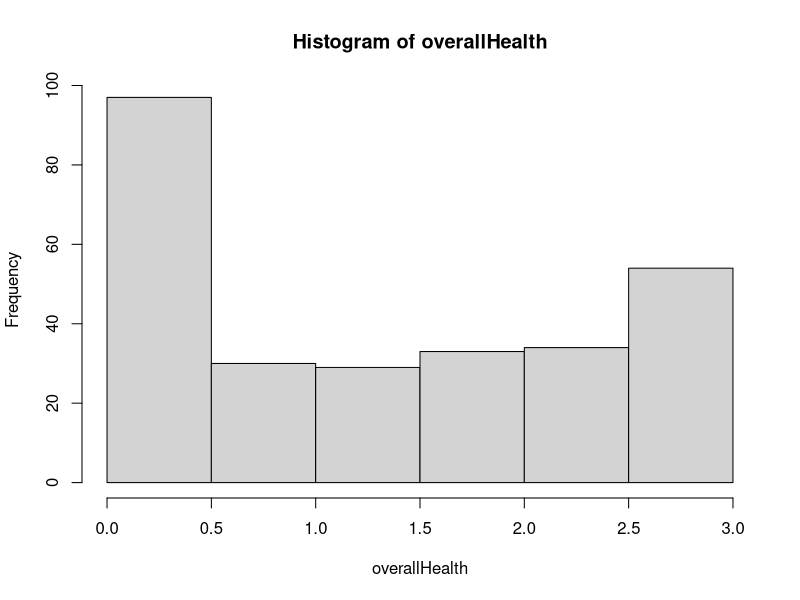

Generate this figure with R: (Note: this script raises an error after producing the figure.)
options(digits=10)
library(jsonlite)
library(RColorBrewer)
#--------------------------------------------------------------------------------
toMarkerAndInfoWindow <- function(row)
{
   s0 <- "marker = new google.maps.Marker({"
   s1 <- sprintf("      position: {lat: %10.6f, lng: %10.6f}, ", row$lat, row$lon)
   s2 <- sprintf("      map, title: '%s',", row$id)
   s3 <- sprintf("      icon: %s", "defaultTreeMarker")
   s4 <- "      })"
   s <- sprintf("   %s\n%s\n%s\n%s\n%s", s0, s1, s2, s3, s4)

   iw0 <- "infoWindow = new google.maps.InfoWindow({"
   iw1 <- sprintf("       content: '%s'", row$id)
   iw2 <- "         })"
   iw <- sprintf("   %s\n%s\n%s", iw0, iw1, iw2)

   return(sprintf("%s\n%s", s, iw))

} # toMarker
#--------------------------------------------------------------------------------
tbl <- read.table("hemlocks.csv", sep=",", header=TRUE, as.is=TRUE, nrow=-1)
tbl.2021 <- read.table("hemlocks-2021-clean.csv", sep=",", header=TRUE, quote="")
#stopifnot(colnames(tbl) == colnames(tbl.2021))
#tbl <- rbind(tbl, tbl.2021)

healthSums <- apply(tbl[, c("h1", "h2", "h3")], 1, sum, na.rm=TRUE)
goodValues <- apply(tbl[, c("h1", "h2", "h3")], 1, function(row) length(which(!is.na(row))))
overallHealth <- round(healthSums/goodValues, digits=2)
hist(overallHealth)
tbl$h <- overallHealth
preferredColumnOrder <- c("id","lat","lon","dbh","h1","h2","h3","h","wpDamage", "canopy", "dfAssoc", "aspect","slope","date","comments","observer")
tbl <- tbl[, preferredColumnOrder]



# tbl <- subset(tbl, date=="2024-02-10") # & observer=="paul")

write.table(tbl, "tblFinal.csv", sep=",", quote=FALSE, row.names=FALSE)
print(dim(tbl))
jsonText = toJSON(tbl, na="string", digits=6)
writeLines(jsonText, con="hemlocks.json")
printf("wrote %d lines to hemlock.json", nrow(tbl))
#for(i in 1:5)  # nrow(tbl))
#    writeLines(toMarkerAndInfoWindow(tbl[i,]))
#----------------------------------------------------------------------------------------------------
exploreColors <- function()
{
    colors <- rev(colorRampPalette(c("green", "lightgreen", "gray", "black"))(7))
    breaks <- c(0.5,1.0,1.5,2.0,2.5,3.0,3.5)

    plot(breaks, y=rep(10, length(breaks)), cex=8, xlim=c(0, 4), bg=colors,pch=21)

} # exploreColors
#--------------------------------------------------------------------------------
exploreContrasrts <- function()
{
   midpoint <- 47.556020
   dim(tbl)
   tbl.n <- subset(tbl, lat >= midpoint)
   tbl.s <- subset(tbl, lat < midpoint)
   boxplot(tbl.n$h, tbl.s$h, names=c("graveyard", "garden"), main="Hemlock Health scaled 0-3")
   boxplot(tbl.n$dbh, tbl.s$dbh, names=c("graveyard", "garden"), main="Hemlock Diameter (DBH inches)")

}
#--------------------------------------------------------------------------------
